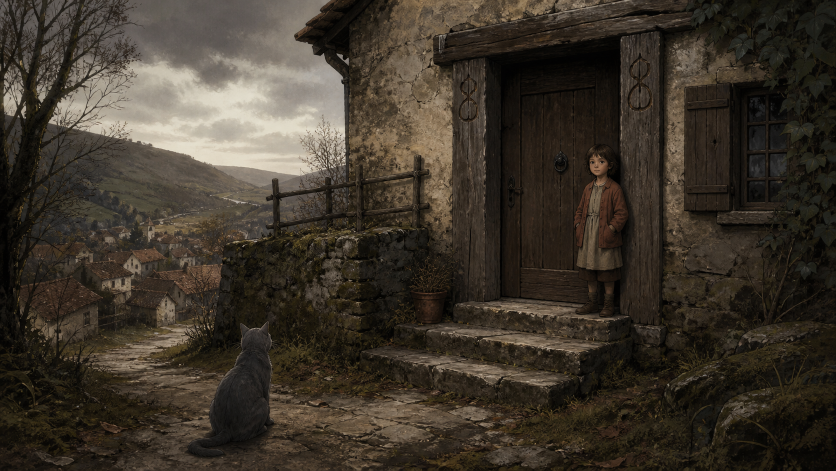
#> input picture assets/scenes/house-entrance.png, 1672 x 941 px (shown at 1/2 size); its folder holds 8 pictures in this run
$ python make_cinematic_gifs.py
#> lines starting #> are read from the running program, lines starting #| are printed output that depends on the picture
#!/usr/bin/env python3
"""Build the six restrained cinematic GIFs from approved scene art."""

from pathlib import Path
from PIL import Image, ImageDraw, ImageEnhance, ImageFilter

ROOT = Path(__file__).resolve().parent
SCENES = ROOT / "assets/scenes"
SIZE = (960, 540)
COUNT = 14


def cover(im, zoom=1):
    s=max(SIZE[0]/im.width,SIZE[1]/im.height)*zoom
    r=im.resize((round(im.width*s),round(im.height*s)),Image.Resampling.LANCZOS)
    x=(r.width-SIZE[0])//2; y=(r.height-SIZE[1])//2
    return r.crop((x,y,x+SIZE[0],y+SIZE[1])).convert("RGBA")


def pulse(i, centre=.58, width=.24): return max(0,1-abs(i/(COUNT-1)-centre)/width)


def grade(im, p, dark=.92):
    im=ImageEnhance.Brightness(im).enhance(dark+p*.15)
    return ImageEnhance.Contrast(im).enhance(1.04+p*.08)


def glow(im, p, xy, color=(215,231,210), radius=120):
    layer=Image.new("RGBA",SIZE); d=ImageDraw.Draw(layer)
    d.ellipse((xy[0]-radius,xy[1]-radius,xy[0]+radius,xy[1]+radius),fill=(*color,round(58*p)))
    return Image.alpha_composite(im,layer.filter(ImageFilter.GaussianBlur(30)))


def shadow(im,p,box):
    layer=Image.new("RGBA",SIZE); d=ImageDraw.Draw(layer)
    d.ellipse(box,fill=(0,3,6,round(175*p)))
    return Image.alpha_composite(im,layer.filter(ImageFilter.GaussianBlur(18)))


def save(name, frames):
    frames=[f.convert("P",palette=Image.Palette.ADAPTIVE,colors=128) for f in frames]
    durations=[210]*COUNT; durations[0]=600; durations[-1]=800
    frames[0].save(SCENES/name,save_all=True,append_images=frames[1:],duration=durations,loop=0,optimize=True,disposal=2)


def blend_sequence(a,b,mode="reveal"):
    out=[]
    for i in range(COUNT):
        t=i/(COUNT-1); p=pulse(i)
        amount=min(1,max(0,(t-.12)/.58)) if mode=="reveal" else min(1,max(0,(t-.05)/.45))
        im=Image.blend(cover(a,1+.015*t),cover(b,1+.015*t),amount)
        out.append(grade(im,p,.93 if mode=="reveal" else .82))
    return out


def main():
    entrance=Image.open(SCENES/"house-entrance.png").convert("RGB")
#> entrance is the input picture: PIL image 1672x941 RGB; mean R, G, B 61.3, 53.5, 43.2
    ghost=Image.open(SCENES/"house-entrance-ghost-keyframe.png").convert("RGB")
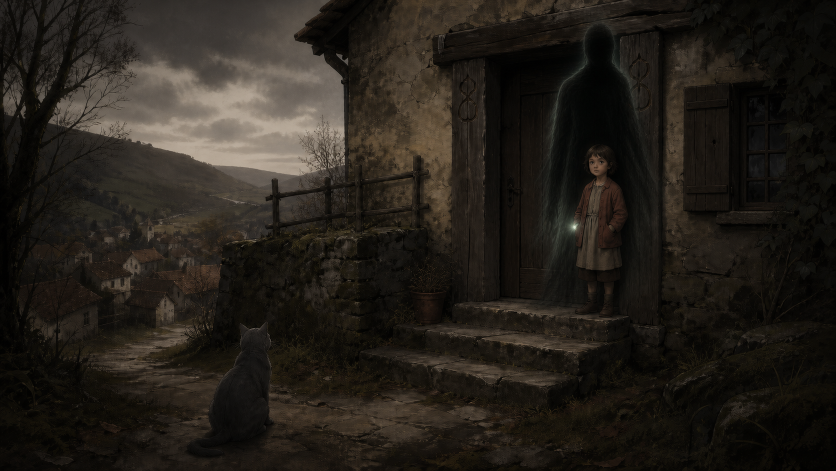
#> input picture assets/scenes/house-entrance-ghost-keyframe.png, 1672 x 941 px (shown at 1/2 size)
#> ghost is the input picture: PIL image 1672x941 RGB; mean R, G, B 36.8, 32.1, 26
    sealed=Image.open(SCENES/"house-entrance-sealed-keyframe.png").convert("RGB")
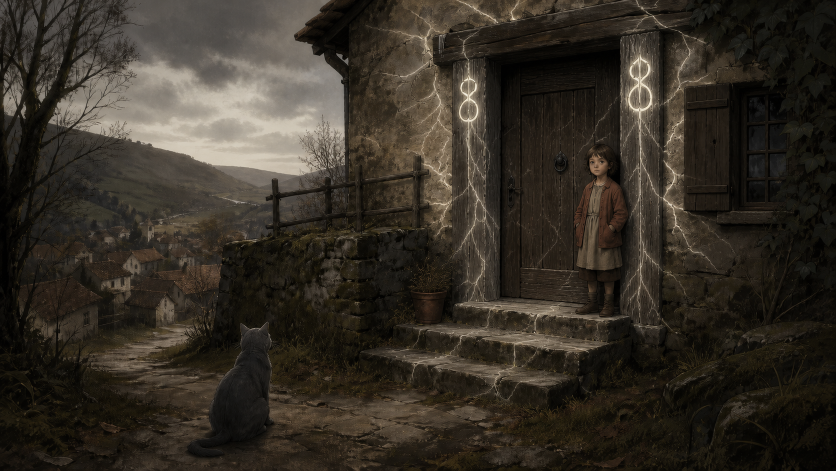
#> input picture assets/scenes/house-entrance-sealed-keyframe.png, 1672 x 941 px (shown at 1/2 size)
#> sealed is the input picture: PIL image 1672x941 RGB; mean R, G, B 53.2, 47, 38.2
    exorcist=Image.open(SCENES/"house-entrance-exorcist-keyframe.png").convert("RGB")
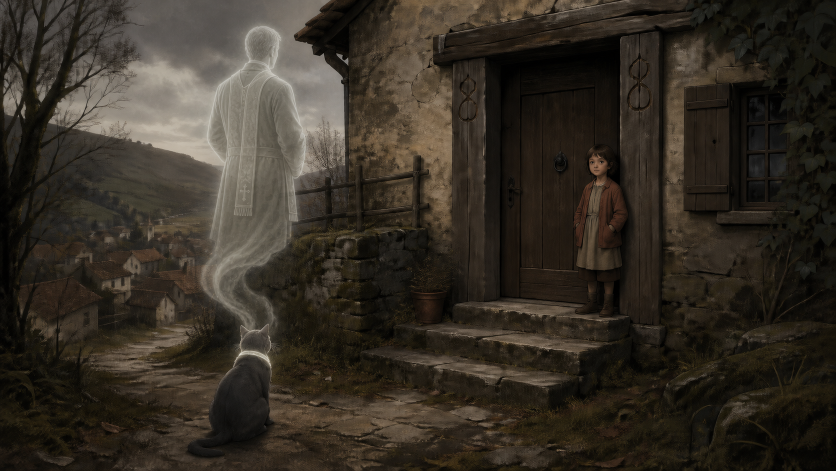
#> input picture assets/scenes/house-entrance-exorcist-keyframe.png, 1672 x 941 px (shown at 1/2 size)
#> exorcist is the input picture: PIL image 1672x941 RGB; mean R, G, B 53.3, 46.7, 37.5
#> (the run stopped early here; a loop or call above may not have finished)
